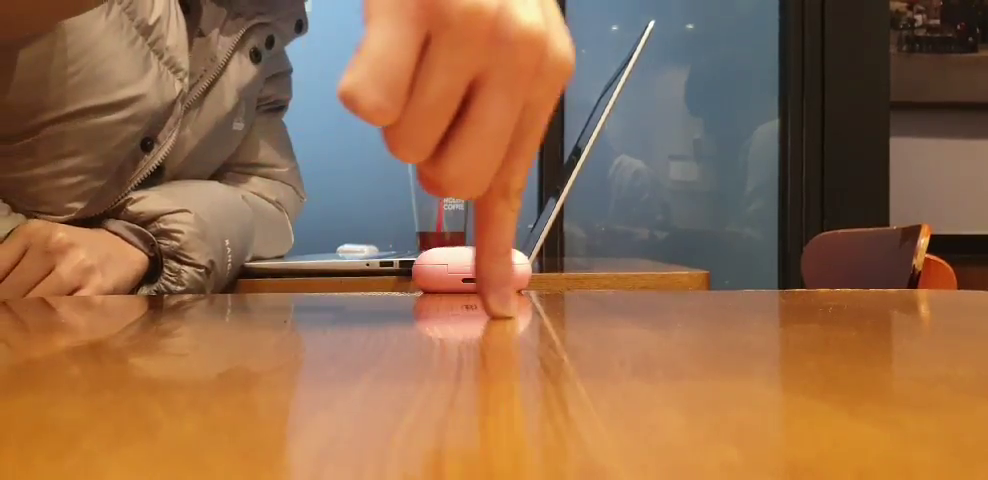
#> input picture frame 24 of test_yj/opencv_test/video.mp4, 988 x 480 px
$ python example017.py
#> lines starting #> are read from the running program, lines starting #| are printed output that depends on the picture; after the words box and inside, x2 and y2 are one past the last pixel; in counts of white or black regions, pixels touching at a corner belong together
import cv2
import sys
#특이하구먼
#camshift 알고리즘

# 비디오 파일 열기
cap = cv2.VideoCapture('video.mp4')

if not cap.isOpened():
    print('Video open failed!')
    sys.exit()

# 초기 사각형 영역 : (x, y, w, h)
x, y, w, h = 135, 220, 100, 100
rc = (x, y, w, h)

ret, frame = cap.read()
#> frame is the input picture: shape (480, 988, 3); mean B, G, R 75, 106.6, 147.3

if not ret:
    print('frame read failed!')
    sys.exit()

roi = frame[y:y + h, x:x + w]
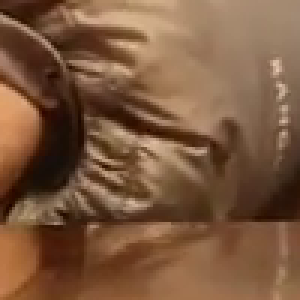
#> roi: shape (100, 100, 3) (shown 3 times larger); mean B, G, R 62.1, 88.2, 123.6
roi_hsv = cv2.cvtColor(roi, cv2.COLOR_BGR2HSV)
#> roi_hsv: shape (100, 100, 3); mean H, S, V 12.7, 137.8, 123.6

# HS 히스토그램 계산
channels = [0, 1]
ranges = [0, 180, 0, 256]
hist = cv2.calcHist([roi_hsv], channels, None, [90, 128], ranges)
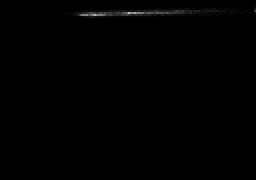
#> hist: shape (90, 128) float32 (shown 2 times larger); min 0, max 192, mean 0.9

# CamShift 알고리즘 종료 기준
term_crit = (cv2.TERM_CRITERIA_EPS | cv2.TERM_CRITERIA_COUNT, 10, 1)

# 비디오 매 프레임 처리
while True:
    ret, frame = cap.read()
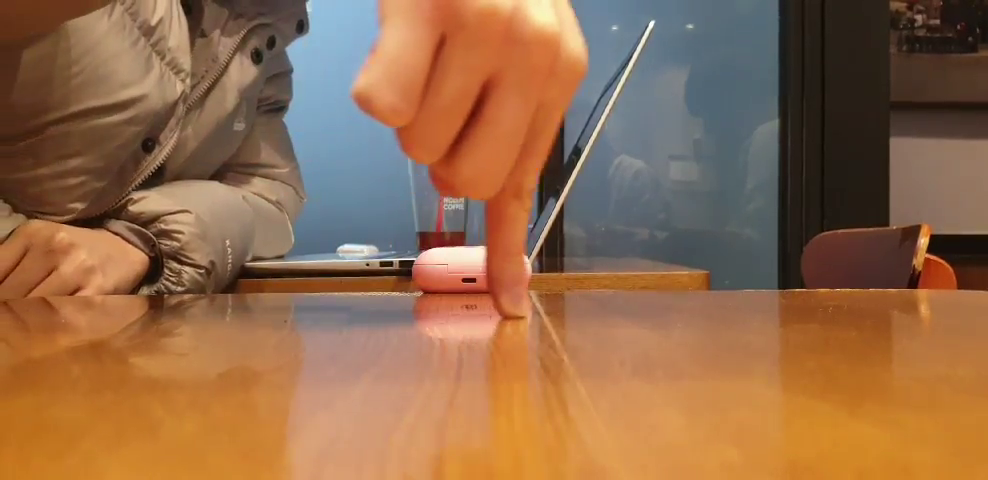
#> input picture frame 25 of test_yj/opencv_test/video.mp4, 988 x 480 px
#> frame is the input picture: shape (480, 988, 3); mean B, G, R 75.4, 106.7, 147.1

    if not ret:
        break

    # HS 히스토그램에 대한 역투영
    frame_hsv = cv2.cvtColor(frame, cv2.COLOR_BGR2HSV)
#> frame_hsv: shape (480, 988, 3); mean H, S, V 29.4, 131.4, 152.4
    backproj = cv2.calcBackProject([frame_hsv], channels, hist, ranges, 1)
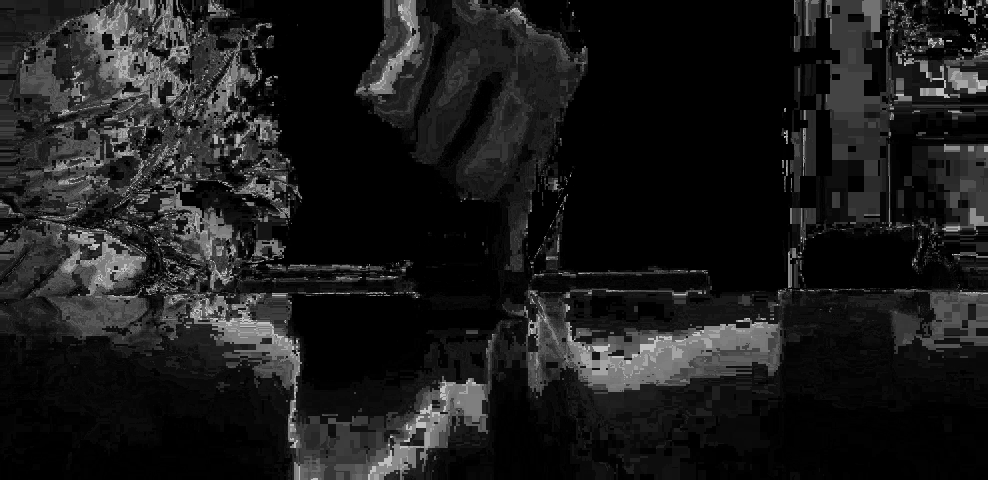
#> backproj: shape (480, 988); min 0, max 192, mean 27.5

    # CamShift
    ret, rc = cv2.CamShift(backproj, rc, term_crit)
#> ret = ((211.5, 286), (117.2, 149.6), 153.7); rc = (158, 218, 107, 136)

    # 추적 결과 화면 출력
    cv2.rectangle(frame, rc, (0, 0, 255), 2)
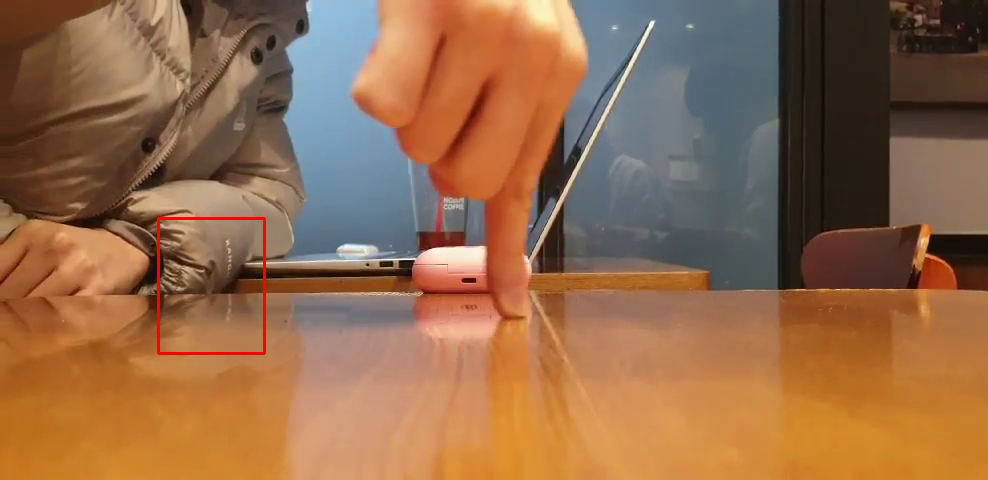
#> frame: shape (480, 988, 3); 0.3% of pixels changed, all inside (x1, y1, x2, y2) = (157, 217, 266, 355)
    # 타원 그리는 함수, 사각형 좌표 주어지면 사각형에 내접하는 타원을 그려줌
    #cv2.ellipse(frame, ret, (0, 255, 0), 2)
    cv2.imshow('frame', frame)

    if cv2.waitKey(60) == 27:
#> (key Esc is pressed here)
        break

cap.release()
cv2.destroyAllWindows()

$ run again, starting later in the video
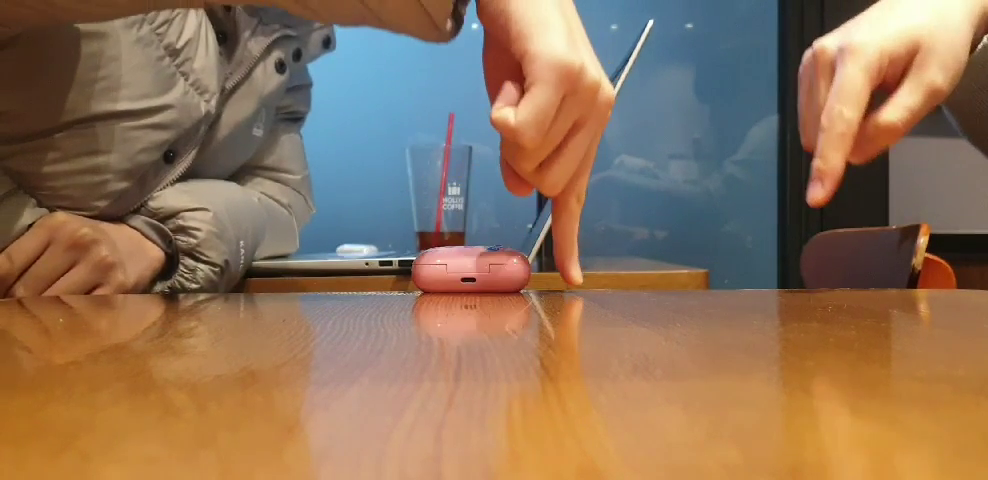
#> input picture frame 110 of test_yj/opencv_test/video.mp4, 988 x 480 px
#> frame is the input picture: shape (480, 988, 3); mean B, G, R 90.4, 114.9, 142.6
#> roi_hsv: shape (100, 100, 3); mean H, S, V 14.5, 115.4, 122.2
#> frame_hsv: shape (480, 988, 3); mean H, S, V 33.8, 123.4, 155.4
#> `backproj = cv2.calcBackProject([frame_hsv], channels, hist, ranges, 1)`:
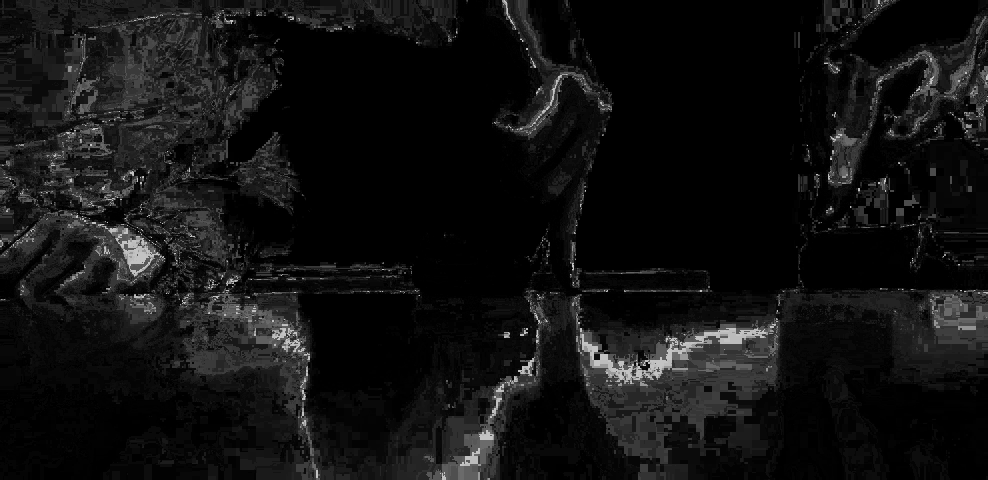
#> backproj: shape (480, 988); min 0, max 195, mean 17.6
#> ret = ((132, 250), (119.1, 132.2), 143.6); rc = (83, 196, 98, 108)
#> `cv2.rectangle(frame, rc, (0, 0, 255), 2)`:
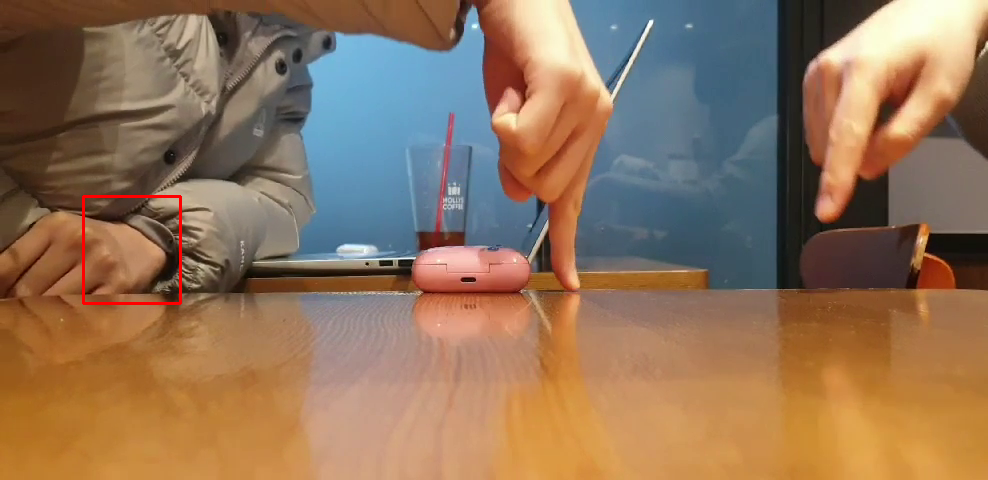
#> frame: shape (480, 988, 3); mean B, G, R 90.5, 115.3, 143.8

$ run again, starting later in the video
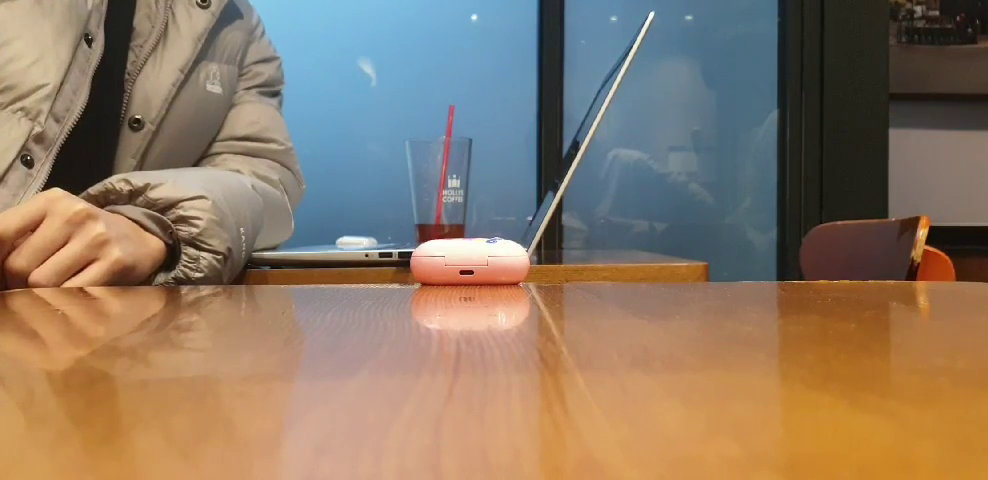
#> input picture frame 196 of test_yj/opencv_test/video.mp4, 988 x 480 px
#> frame is the input picture: shape (480, 988, 3); mean B, G, R 102.4, 121.5, 140.6
#> roi_hsv: shape (100, 100, 3); mean H, S, V 13.9, 120.8, 133.4
#> frame_hsv: shape (480, 988, 3); mean H, S, V 38.5, 106.8, 156
#> `backproj = cv2.calcBackProject([frame_hsv], channels, hist, ranges, 1)`:
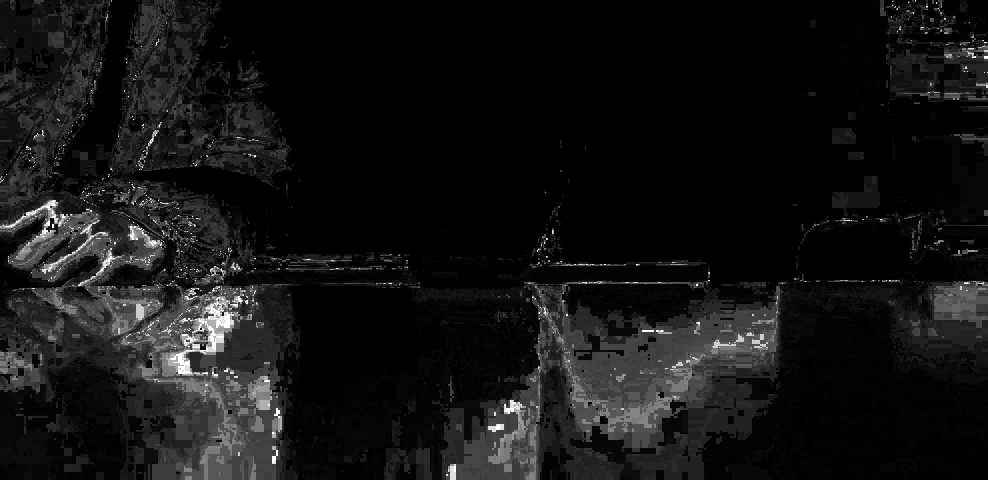
#> backproj: shape (480, 988); min 0, max 255, mean 19.8
#> ret = ((196, 337), (122.4, 128.1), 51.35); rc = (145, 288, 102, 98)
#> `cv2.rectangle(frame, rc, (0, 0, 255), 2)`:
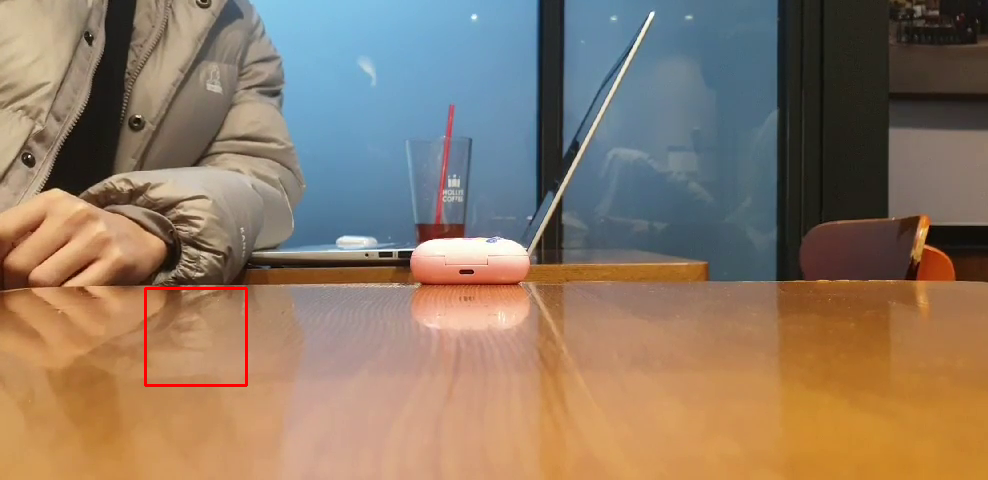
#> frame: shape (480, 988, 3); mean B, G, R 102.2, 121.2, 141.3
